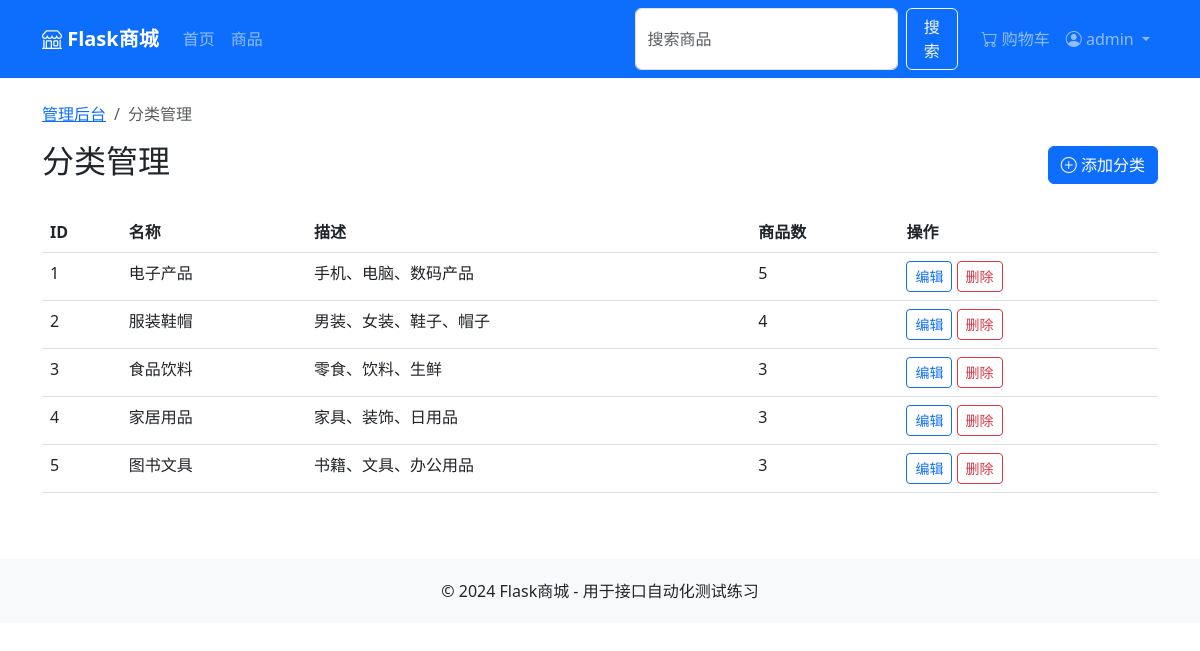
Page /admin/categories (signed in) on the committed database.
### app/models_product.py (models this page shows, shortened)
class Category(db.Model):
    id = db.Column(db.Integer, primary_key=True)
    name = db.Column(db.String(50), unique=True, nullable=False)
    description = db.Column(db.String(200))
    products = db.relationship('Product', backref='category', lazy='dynamic')

### app/views/__init__.py (the view)
@main_bp.route('/admin/categories')
@admin_required
def admin_categories():
    from app.models_product import Category
    categories = Category.query.all()
    return render_template('admin/categories.html', categories=categories)

### app/views/__init__.py (called while the page is built)
def login_required(f):
    @wraps(f)
    def decorated(*args, **kwargs):
        if 'user_id' not in session:
            flash('请先登录', 'warning')
            return redirect(url_for('main.login'))
        return f(*args, **kwargs)
    return decorated

def admin_required(f):
    @wraps(f)
    @login_required
    def decorated(*args, **kwargs):
        if session.get('role') != 'admin':
            flash('需要管理员权限', 'danger')
            return redirect(url_for('main.index'))
        return f(*args, **kwargs)
    return decorated

### app/templates/admin/categories.html (shortened to what this page needs)
{% extends "base.html" %}
{% block content %}
<nav aria-label="breadcrumb" id="breadcrumb">
    <ol class="breadcrumb">
        <li class="breadcrumb-item"><a href="{{ url_for('main.admin_dashboard') }}">管理后台</a></li>
        <li class="breadcrumb-item active">分类管理</li>
    </ol>
</nav>
<div class="d-flex justify-content-between align-items-center mb-4">
    <h2 id="categories-title">分类管理</h2>
    <button type="button" class="btn btn-primary" data-bs-toggle="modal" data-bs-target="#categoryModal" id="add-category-btn">
        <i class="bi bi-plus-circle"></i> 添加分类
    </button>
</div>
<div class="table-responsive" id="categories-table-container">
    <table class="table" id="categories-table">
        <thead>
            <tr>
                <th>ID</th>
                <th>名称</th>
                <th>描述</th>
                <th>商品数</th>
                <th>操作</th>
            </tr>
        </thead>
        <tbody id="categories-list">
            {% for category in categories %}
            <tr id="category-row-{{ category.id }}">
                <td id="category-id-{{ category.id }}">{{ category.id }}</td>
                <td id="category-name-{{ category.id }}">{{ category.name }}</td>
                <td id="category-desc-{{ category.id }}">{{ category.description or '-' }}</td>
                <td id="category-count-{{ category.id }}">{{ category.products.count() }}</td>
                <td>
                    <button type="button" class="btn btn-sm btn-outline-primary edit-category-btn"
                            data-id="{{ category.id }}" data-name="{{ category.name }}"
                            data-description="{{ category.description }}" id="category-edit-{{ category.id }}">编辑</button>
                    <button type="button" class="btn btn-sm btn-outline-danger delete-category-btn"
                            data-id="{{ category.id }}" id="category-delete-{{ category.id }}">删除</button>
                </td>
            </tr>
            {% else %}
            <tr><td colspan="5" class="text-muted" id="no-categories">暂无分类</td></tr>
            {% endfor %}
        </tbody>
    </table>
</div>
{% endblock %}

### rows in the picture
Category: id "1", name "电子产品", description "手机、电脑、数码产品", products.count "5"
Category: id "2", name "服装鞋帽", description "男装、女装、鞋子、帽子", products.count "4"
Category: id "3", name "食品饮料", description "零食、饮料、生鲜", products.count "3"
Category: id "4", name "家居用品", description "家具、装饰、日用品", products.count "3"
Category: id "5", name "图书文具", description "书籍、文具、办公用品", products.count "3"

### other values in the picture
{{ session.username }} "admin"
